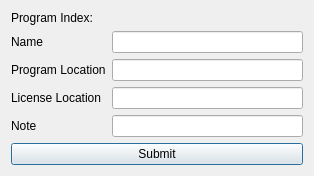
<?xml version="1.0" encoding="UTF-8"?>
<ui version="4.0">
 <class>EditWindow</class>
 <widget class="QDialog" name="EditWindow">
  <property name="windowModality">
   <enum>Qt::ApplicationModal</enum>
  </property>
  <property name="geometry">
   <rect>
    <x>0</x>
    <y>0</y>
    <width>314</width>
    <height>166</height>
   </rect>
  </property>
  <property name="windowTitle">
   <string>Edit</string>
  </property>
  <layout class="QVBoxLayout" name="verticalLayout">
   <item>
    <layout class="QGridLayout" name="gridLayout">
     <item row="0" column="1">
      <widget class="QLabel" name="indexValueLabel">
       <property name="text">
        <string/>
       </property>
      </widget>
     </item>
     <item row="2" column="1">
      <widget class="QLineEdit" name="programLocationEdit"/>
     </item>
     <item row="1" column="0">
      <widget class="QLabel" name="nameLabel">
       <property name="sizePolicy">
        <sizepolicy hsizetype="Preferred" vsizetype="Fixed">
         <horstretch>0</horstretch>
         <verstretch>0</verstretch>
        </sizepolicy>
       </property>
       <property name="text">
        <string>Name</string>
       </property>
      </widget>
     </item>
     <item row="4" column="1">
      <widget class="QLineEdit" name="noteEdit"/>
     </item>
     <item row="3" column="1">
      <widget class="QLineEdit" name="licenseLocationEdit"/>
     </item>
     <item row="2" column="0">
      <widget class="QLabel" name="programLocationLabel">
       <property name="sizePolicy">
        <sizepolicy hsizetype="Preferred" vsizetype="Fixed">
         <horstretch>0</horstretch>
         <verstretch>0</verstretch>
        </sizepolicy>
       </property>
       <property name="text">
        <string>Program Location</string>
       </property>
      </widget>
     </item>
     <item row="1" column="1">
      <widget class="QLineEdit" name="nameEdit"/>
     </item>
     <item row="4" column="0">
      <widget class="QLabel" name="noteLabel">
       <property name="sizePolicy">
        <sizepolicy hsizetype="Preferred" vsizetype="Fixed">
         <horstretch>0</horstretch>
         <verstretch>0</verstretch>
        </sizepolicy>
       </property>
       <property name="text">
        <string>Note</string>
       </property>
      </widget>
     </item>
     <item row="0" column="0">
      <widget class="QLabel" name="indexLabel">
       <property name="sizePolicy">
        <sizepolicy hsizetype="Preferred" vsizetype="Fixed">
         <horstretch>0</horstretch>
         <verstretch>0</verstretch>
        </sizepolicy>
       </property>
       <property name="text">
        <string>Program Index:</string>
       </property>
      </widget>
     </item>
     <item row="3" column="0">
      <widget class="QLabel" name="licenseLocationLabal">
       <property name="sizePolicy">
        <sizepolicy hsizetype="Preferred" vsizetype="Fixed">
         <horstretch>0</horstretch>
         <verstretch>0</verstretch>
        </sizepolicy>
       </property>
       <property name="text">
        <string>License Location</string>
       </property>
      </widget>
     </item>
    </layout>
   </item>
   <item>
    <widget class="QPushButton" name="submitButton">
     <property name="text">
      <string>Submit</string>
     </property>
    </widget>
   </item>
  </layout>
 </widget>
 <resources/>
 <connections/>
</ui>
